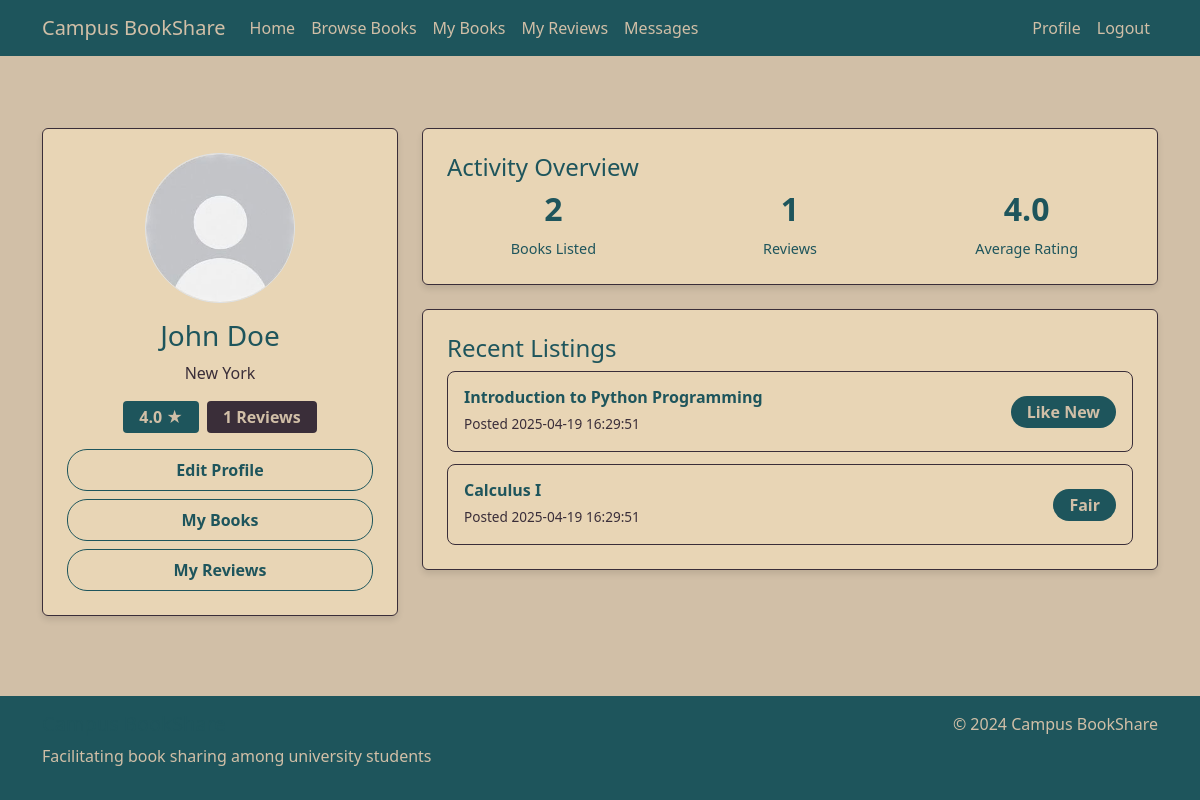
Before: /profile (signed in) with the older database file.
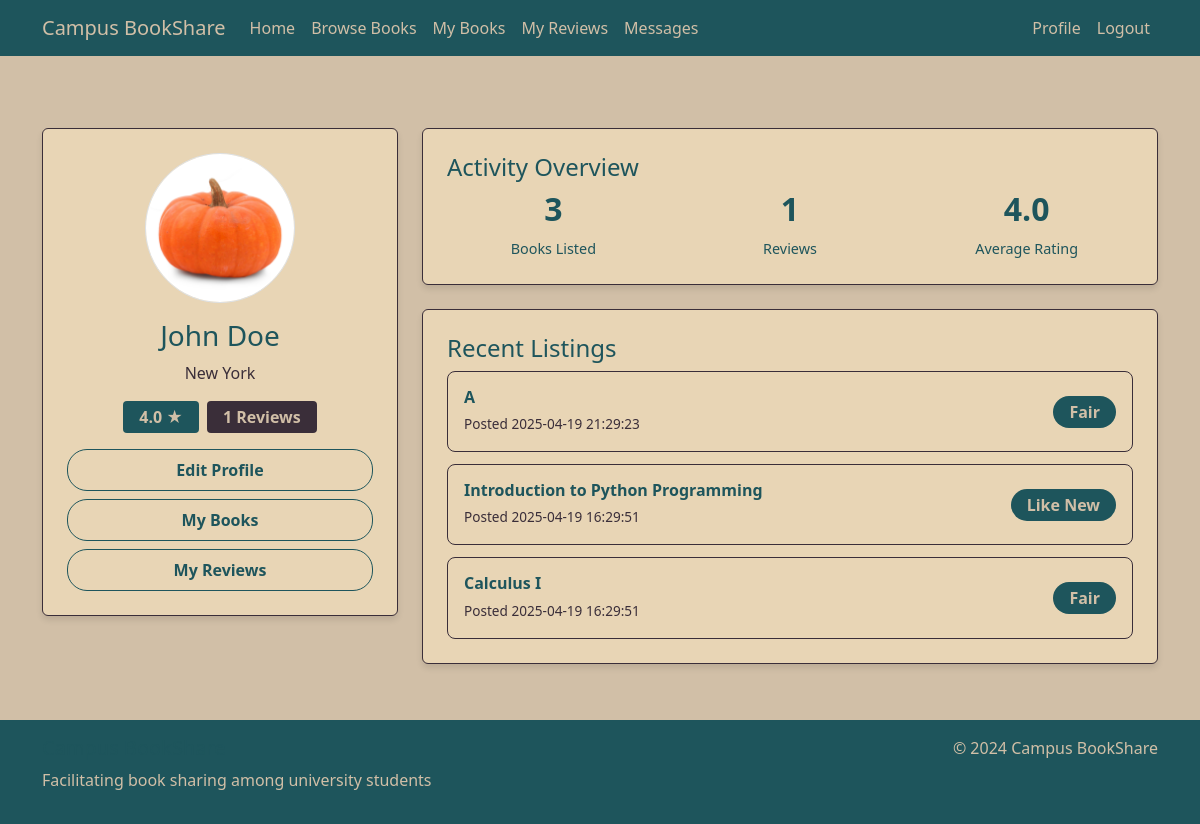
After: the same page with the newer database file.
### tables this page shows
CREATE TABLE Users (
        user_id INTEGER PRIMARY KEY AUTOINCREMENT,
        name TEXT NOT NULL,
        email TEXT NOT NULL UNIQUE,
        password TEXT NOT NULL,
        profile_image TEXT,
        location TEXT
    );

CREATE TABLE Books (
        book_id INTEGER PRIMARY KEY AUTOINCREMENT,
        user_id INTEGER,
        title TEXT NOT NULL,
        author TEXT,
        ISBN TEXT,
        subject TEXT,
        course_code TEXT,
        condition TEXT,
        availability TEXT NOT NULL,
        date_posted TEXT NOT NULL,
        FOREIGN KEY (user_id) REFERENCES Users(user_id)
    );

### app.py (the view)
@app.route('/profile')
@login_required
def profile():
    conn = get_db_connection()
    user = conn.execute('''
        SELECT u.*,
               COALESCE(AVG(r.rating), 0) as rating,
               COUNT(r.review_id) as review_count
        FROM Users u
        LEFT JOIN Reviews r ON u.user_id = r.user_id
        WHERE u.user_id = ?
        GROUP BY u.user_id
    ''', (session['user_id'],)).fetchone()
    total_books = conn.execute('''
        SELECT COUNT(*) as count
        FROM Books
        WHERE user_id = ?
    ''', (session['user_id'],)).fetchone()
    user = dict(user)
    user['total_books'] = total_books['count']
    recent_books = conn.execute('''
        SELECT * FROM Books
        WHERE user_id = ?
        ORDER BY date_posted DESC
        LIMIT 5
    ''', (session['user_id'],)).fetchall()
    conn.close()
    return render_template('profile.html', user=user, recent_books=recent_books)

### app.py (called while the page is built)
def get_db_connection():
    conn = sqlite3.connect('database.db')
    conn.row_factory = sqlite3.Row
    return conn

def login_required(f):
    @wraps(f)
    def decorated_function(*args, **kwargs):
        if 'user_id' not in session:
            flash('Please log in to access this page.', 'warning')
            return redirect(url_for('login'))
        return f(*args, **kwargs) # Returns original function if logged in
    return decorated_function

### templates/profile.html (shortened to what this page needs)
{% extends "base.html" %}
{% block content %}
<div class="container py-4 content">
    <div class="row">
        <div class="col-md-4 mb-4">
            <div class="card">
                <div class="card-body text-center">
                    <div class="mb-3">
                        {% if user.profile_image %}
                        <img src="{{ user.profile_image }}"
                             class="rounded-circle border profile-image"
                             alt="Profile picture">
                        {% else %}
                        <div class="default-avatar rounded-circle border d-flex align-items-center justify-content-center mx-auto">
                            <span>{{ user.name[0]|upper }}</span>
                        </div>
                        {% endif %}
                    </div>
                    <h3>{{ user.name }}</h3>
                    <p class="text-muted">{{ user.location }}</p>
                    <div class="d-flex justify-content-center gap-2 mb-3">
                        <span class="badge badge-rating">{{ user.rating|round(1) }} ★</span>
                        <span class="badge badge-reviews">{{ user.review_count }} Reviews</span>
                    </div>
                    <div class="d-grid gap-2">
                        <a href="{{ url_for('edit_profile') }}" class="btn btn-outline-primary">Edit Profile</a>
                        <a href="{{ url_for('my_books') }}" class="btn btn-outline-primary">My Books</a>
                        <a href="{{ url_for('my_reviews') }}" class="btn btn-outline-primary">My Reviews</a>
                    </div>
                </div>
            </div>
        </div>
        <div class="col-md-8">
            <div class="card mb-4">
                <div class="card-body">
                    <h4>Activity Overview</h4>
                    <div class="row text-center">
                        <div class="col-4">
                            <h5 class="stats-number">{{ user.total_books }}</h5>
                            <small class="stats-label">Books Listed</small>
                        </div>
                        <div class="col-4">
                            <h5 class="stats-number">{{ user.review_count }}</h5>
                            <small class="stats-label">Reviews</small>
                        </div>
                        <div class="col-4">
                            <h5 class="stats-number">{{ user.rating|round(1) }}</h5>
                            <small class="stats-label">Average Rating</small>
                        </div>
                    </div>
                </div>
            </div>
            <div class="card">
                <div class="card-body">
                    <h4>Recent Listings</h4>
                    {% if recent_books %}
                    <div class="list-group profile-recent-listings">
                        {% for book in recent_books %}
                        <div class="list-group-item">
                            <div class="d-flex justify-content-between align-items-center">
                                <div>
                                    <h6 class="book-title">{{ book.title }}</h6>
                                    <small class="book-date">Posted {{ book.date_posted }}</small>
                                </div>
                                <span class="badge badge-reviews">{{ book.condition }}</span>
                            </div>
                        </div>
                        {% endfor %}
                    </div>
                    {% else %}
                    <p class="text-muted">No books listed yet.</p>
                    {% endif %}
                </div>
            </div>
        </div>
    </div>
</div>
{% endblock %}

Changed rows visible on the page:
changed Users "John Doe": profile_image: picture added in place of a placeholder
added Books: title "A", date_posted "2025-04-19 21:29:23", condition "Fair"
Other visible differences:
{{ user.total_books }}: "2" → "3"
